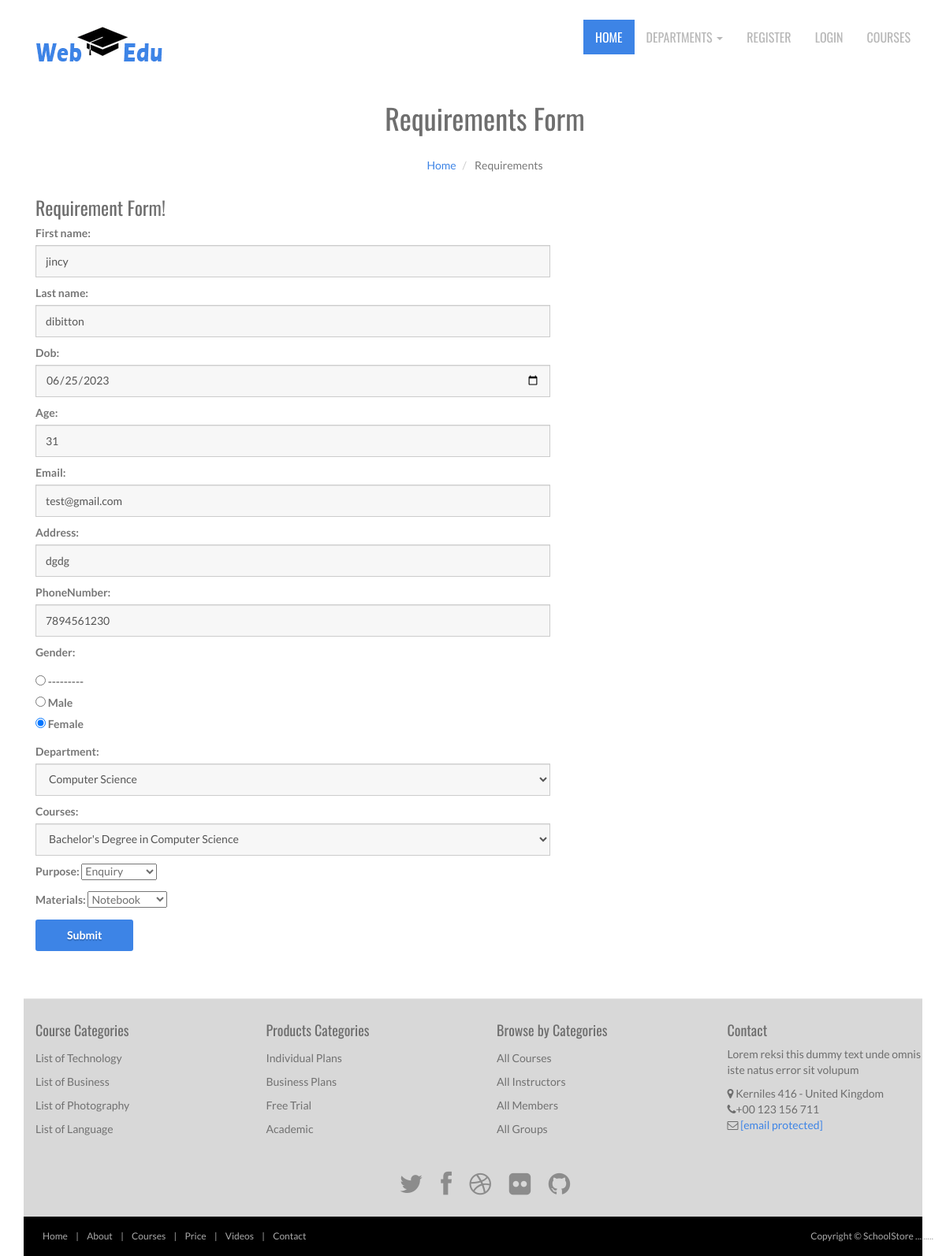
Page /87/ on the committed database.
### schoolapp/models.py (models this page shows, shortened)
class Student(models.Model):
    first_name = models.CharField( max_length=50)
    last_name = models.CharField(max_length=100)
    dob = models.CharField(max_length=50)
    age = models.CharField(max_length=3)
    email = models.EmailField()
    address = models.TextField()
    phoneNumber = models.CharField(max_length=12)
    gender_choices = (('M', 'Male'), ('F', 'Female'))
    gender = models.CharField(max_length=1, choices=gender_choices)
    department = models.ForeignKey(Department, on_delete=models.SET_NULL, blank=True, null=True)
    courses = models.ForeignKey(Courses, on_delete=models.SET_NULL, blank=True, null=True)
    purpose = models.CharField(max_length=15,choices=purpose)
    materials_choices = (('Notebook', 'Notebook'), ('Pen', 'Pen'), ('Exam Papers', 'Exam Papers'),
                     ('Books', 'Books'), )
    materials = models.CharField(max_length=15,choices=materials_choices)

class Courses(models.Model):
    department = models.ForeignKey(Department, on_delete=models.CASCADE)
    name = models.CharField(max_length=40)
    def __str__(self):
        return self.name

### schoolapp/views.py (the view)
# urls.py: path('<int:pk>/', views.student_update_view, name='student_change'),
def student_update_view(request, pk):
    student = get_object_or_404(Student, pk=pk)
    form = StudentForm(instance=student)
    if request.method == 'POST':
        form = StudentForm(request.POST, instance=student)
        if form.is_valid():
            form.save()
            return redirect('student_change', pk=pk)
    return render(request, 'requirements.html', {'form': form})

### schoolapp/models.py (called while the page is built)
    def __str__(self):
        return self.name

### templates/requirements.html (shortened to what this page needs)
{% extends 'base.html' %}
{% block content %}
    <header class="py-8 py-md-11" style="background-image: none;">
        <div class="container text-center py-xl-2">
            <h1 class="display-4 fw-semi-bold mb-0">Requirements Form</h1>
            <nav aria-label="breadcrumb">
                <ol class="breadcrumb breadcrumb-scroll justify-content-center">
                    <li class="breadcrumb-item">
                        <a class="text-gray-800" href="#">
                            Home
                        </a>
                    </li>
                    <li class="breadcrumb-item text-gray-800 active" aria-current="page">
                        Requirements
                    </li>
                </ol>
            </nav>
        </div>
    </header>
    <div class="container mb-11" >
        <div class="row gx-0 ">
            <div class="col-md-7 col-xl-4 mx-auto">
                <h3 class="mb-6">Requirement Form!</h3>
                <form class="mb-5" method="post" id="studentForm" data-courses-url="{% url 'schoolapp:load_courses' %}">
                        {{ form.as_p }}
                            <button type="submit" class="btn btn-primary">Submit<a href="{% url 'schoolapp:confirm' %}"></a></button>
                </form>
            </div>
        </div>
    </div>
{% endblock %}

### templates/base.html (shortened to what this page needs)
{% load static %}
<!DOCTYPE html>
<html lang="en">
<head>
	<link rel="stylesheet" href="{% static 'assets/css/bootstrap.min.css' %}">
	<link rel="stylesheet" href="{% static 'assets/css/font-awesome.min.css' %}">
	<link rel="stylesheet" href="{% static 'assets/css/bootstrap-theme.css' %}" media="screen">
	<link rel="stylesheet" href="{% static 'assets/css/style.css' %}">
    <link rel='stylesheet' id='camera-css'  href="{% static 'assets/css/camera.css' %}" type='text/css' media='all'>
</head>
<body>
<div class="container">
	{% include 'navbar.html' %}
    {% block content %}
    {% endblock %}
</div>
<br>
<div class="container">
    {% include 'footer.html' %}
</div>
</body>
</body>
</html>

### templates/navbar.html (shortened to what this page needs)
{% load static %}
	<div class="navbar navbar-inverse">
		<div class="container">
			<div class="navbar-header">
				<a class="navbar-brand" href="index.html">
					<img src="{% static 'assets/images/logo.png' %}" alt="Techro HTML5 template"></a>
			</div>
			<div class="navbar-collapse collapse">
				<ul class="nav navbar-nav pull-right mainNav">
					<li class="active"><a href="">Home</a></li>
					<li class="dropdown">
						<a href="schoolapp/department" class="dropdown-toggle" data-toggle="dropdown">Departments <b class="caret"></b></a>
					</li>
					<li><a href="{% url 'schoolapp:register' %}">Register</a></li>
					<li><a href="{% url 'schoolapp:login' %}">Login</a></li>
					<li><a href="courses.html">Courses</a></li>
				</ul>
			</div>
		</div>
	</div>

### templates/footer.html (shortened to what this page needs)
{% load static %}
<footer id="footer">
		<div class="container">
   <div class="row">
  <div class="footerbottom">
    <div class="col-md-3 col-sm-6">
      <div class="footerwidget">
        <h4>
          Course Categories
        </h4>
        <div class="menu-course">
          <ul class="menu">
            <li><a href="#">
                List of Technology
              </a>
            </li>
            <li><a href="#">
                List of Business
              </a>
            </li>
            <li><a href="#">
                List of Photography
              </a>
            </li>
            <li><a href="#">
               List of Language
              </a>
            </li>
          </ul>
        </div>
      </div>
    </div>
    <div class="col-md-3 col-sm-6">
      <div class="footerwidget">
        <h4>
          Products Categories
        </h4>
        <div class="menu-course">
          <ul class="menu">
            <li> <a href="#">
                Individual Plans  </a>
            </li>
            <li><a href="#">
                Business Plans
              </a>
            </li>
            <li><a href="#">
                Free Trial
              </a>
            </li>
            <li><a href="#">
                Academic
              </a>
            </li>
          </ul>
        </div>
      </div>
    </div>
    <div class="col-md-3 col-sm-6">
      <div class="footerwidget">
        <h4>
          Browse by Categories
        </h4>
        <div class="menu-course">
          <ul class="menu">
            <li><a href="#">
                All Courses
              </a>
            </li>
            <li> <a href="#">
                All Instructors
              </a>
            </li>
            <li><a href="#">
                All Members
              </a>
            </li>
            <li>
              <a href="#">
                All Groups
              </a>
            </li>
          </ul>
        </div>
      </div>
    </div>
    <div class="col-md-3 col-sm-6">
            	<div class="footerwidget">
                         <h4>Contact</h4>
                        <p>Lorem reksi this dummy text unde omnis iste natus error sit volupum</p>
            <div class="contact-info">
            <i class="fa fa-map-marker"></i> Kerniles 416  - United Kingdom<br>
            <i class="fa fa-phone"></i>+00 123 156 711 <br>
             <i class="fa fa-envelope-o"></i> <a href="{% static 'https://demo.themezy.com/cdn-cgi/l/email-protection' %}" class="__cf_email__" data-cfemail="9be2f4eee9fef6faf2f7dbfef6faf2f7b5f8f4f6">[email&#160;protected]</a>
              </div>
                </div>
    </div>
  </div>
</div>
			<div class="social text-center">
				<a href="#"><i class="fa fa-twitter"></i></a>
				<a href="#"><i class="fa fa-facebook"></i></a>
				<a href="#"><i class="fa fa-dribbble"></i></a>
				<a href="#"><i class="fa fa-flickr"></i></a>
				<a href="#"><i class="fa fa-github"></i></a>
			</div>
		</div>
		<div class="footer2">
			<div class="container">
				<div class="row">
					<div class="col-md-6 panel">
						<div class="panel-body">
							<p class="simplenav">
								<a href="">Home</a> |
								<a href="">About</a> |
								<a href="">Courses</a> |
								<a href="">Price</a> |
								<a href="">Videos</a> |
								<a href="">Contact</a>
							</p>
						</div>
					</div>
					<div class="col-md-6 panel">
						<div class="panel-body">
							<p class="text-right">
								Copyright &copy; SchoolStore .........
							</p>
						</div>
					</div>
				</div>
			</div>
		</div>
	</footer>

### static/assets/css/style.css (style rules this page uses)
body { font-family: 'Lato', sans-serif; font-weight: normal; color: #6E6E6E; }
h1, h2, h3, h4, h5, h6 { font-weight: normal; font-family: 'Oswald', sans-serif; }
h1, .h1, h2, .h2, h3, .h3 { margin-top: 30px; }
a { color:#3d84e6; }
.navbar-nav>li>a { padding-top: 12px; padding-bottom: 12px; font-family: 'Oswald', sans-serif; font-weight: 400 !important; }
label { color: #777; }
.form-control { display: block; width: 100%; height: 41px; padding: 6px 12px; font-size: 14px; line-height: 2.428571; color: #555; background-color: #F7F7F7; background-image: none; border: 1px solid #ccc; border-radius: 0px; }
.navbar-inverse .navbar-brand img { width: 171px; }
.panel { margin-bottom: 0px; background-color: transparent; border: 1px solid transparent; border-radius: 0px; -webkit-box-shadow: none; box-shadow: none; }
.panel-body { padding: 0px; }
.btn-action, .btn-primary { color: #FFEFD7; background-image: -webkit-linear-gradient(top, #0ecfec 0%, #09bed9 100%); background-image: linear-gradient(to bottom, #0ecfec 0%, #09bed9 100%); filter: progid:DXImageTransform.Microsoft.gradient(startColorstr='#0ecfec22', endColorstr='#09bed900', GradientType=0); filter: progid:DXImageTransform.Microsoft.gradient(enabled = false); background-repeat: repeat-x; border: 0 none; }
ul, .list.custom-list ul { margin: 0 0 11px; list-style-type: none; padding-left: 10px; }
.navbar-inverse { background: #fff; margin: 0 auto; }
.navbar-inverse { border: none; }
.navbar-inverse .navbar-nav > li > a, .navbar-inverse .navbar-nav > .open ul > a { color: #B8B8B8; font-size: 16px; text-transform: uppercase; }
.navbar-inverse .navbar-nav > li > a:hover, .navbar-inverse .navbar-nav > li > a:focus, .navbar-inverse .navbar-nav > .open > a:hover, .navbar-inverse .navbar-nav > .open > a:focus, .navbar-inverse .navbar-nav > .active > a { background: #3d84e6; color: #fff !important; border-radius: 0px; }
.navbar-inverse .navbar-nav > li > a, .navbar-inverse .navbar-nav > .open ul > a { text-align: left; }
.navbar-inverse .navbar-nav > .active > a, .navbar-inverse .navbar-nav > .active > a:hover { color: #fff !important; border-radius: 0px; background: #3d84e6; }
.breadcrumb { background: none; padding: 0; margin: 30px 0 0px 0; }
img { max-width: 100%; }
footer { border-top: 1px solid #e5e5e5; background:#D8D8D8; margin-top: 40px; padding-top: 20px; }
ul.menu { padding: 0px; }
.menu li { padding: 5px 0px; }
.menu li a { color:#717171; }
.social { margin: 20px 0; }
.social a { font-size: 32px; margin: 0 10px; color: #8c8c8c; }
.footer2 { background: #000; padding: 15px 0; color: #aaa; font-size: 12px; }
.footer2 a { color: #aaa; }
.footer2 p { margin: 0; }
footer ul li { list-style: none; }
.btn { background: #3d84e6; color: #fff; }
.footer2 a { padding: 4px 8px; }

### rows in the picture
Student: first_name "jincy", last_name "dibitton", dob "06/25/2023", age "31", email "test@gmail.com", address "dgdg", phoneNumber "7894561230", gender "☐ --------- ☐ Male ☑ Female", courses "Bachelor's Degree in Computer Science", purpose "Enquiry", materials "Notebook"
Courses: department "Computer Science"
